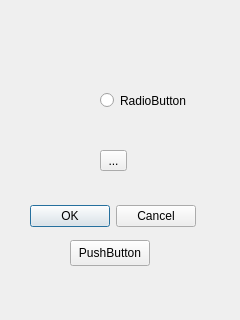
<?xml version="1.0" encoding="UTF-8"?>
<ui version="4.0">
 <class>Form</class>
 <widget class="QWidget" name="Form">
  <property name="geometry">
   <rect>
    <x>0</x>
    <y>0</y>
    <width>240</width>
    <height>320</height>
   </rect>
  </property>
  <property name="windowTitle">
   <string>Form</string>
  </property>
  <widget class="QPushButton" name="pushButton">
   <property name="geometry">
    <rect>
     <x>70</x>
     <y>240</y>
     <width>80</width>
     <height>26</height>
    </rect>
   </property>
   <property name="text">
    <string>PushButton</string>
   </property>
  </widget>
  <widget class="QToolButton" name="toolButton">
   <property name="geometry">
    <rect>
     <x>100</x>
     <y>150</y>
     <width>27</width>
     <height>21</height>
    </rect>
   </property>
   <property name="text">
    <string>...</string>
   </property>
  </widget>
  <widget class="QRadioButton" name="radioButton">
   <property name="geometry">
    <rect>
     <x>100</x>
     <y>90</y>
     <width>97</width>
     <height>21</height>
    </rect>
   </property>
   <property name="text">
    <string>RadioButton</string>
   </property>
  </widget>
  <widget class="QDialogButtonBox" name="buttonBox">
   <property name="geometry">
    <rect>
     <x>30</x>
     <y>200</y>
     <width>166</width>
     <height>33</height>
    </rect>
   </property>
   <property name="standardButtons">
    <set>QDialogButtonBox::Cancel|QDialogButtonBox::Ok</set>
   </property>
  </widget>
 </widget>
 <resources/>
 <connections/>
</ui>
